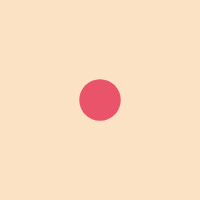
Frame 1 (no input)
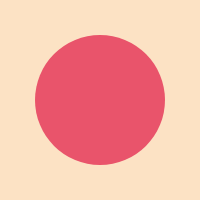
Frame 60 (no input)
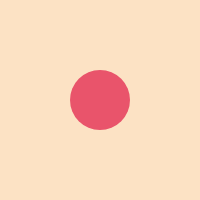
Frame 120 (the mouse pressed at the canvas centre since frame 60)

The p5.js sketch that drew these frames (run headless with seeded random() and noise() and a simulated clock; from frame 60 on, the mouse is pressed at the canvas centre):

// p5.js sketch
// ── sketch.js
// 練習問題「心臓の鼓動のように大きくなったり小さくなったりする円」
let count;
let cycle;

function setup(){
  createCanvas(200, 200);
  count = 0;
  cycle = 200;
}

function draw(){
  background(252, 226, 196);
  count = (count + 1.5) % cycle;
  if(count > 0 && count < cycle / 2){size = 40 + count;}
  if(count >= cycle / 2 && count < cycle){size = cycle + 40 - count;}
  //BLANK[1]
 noStroke();
 fill(233, 84, 107);
 ellipse(width / 2, height / 2, size);
}
